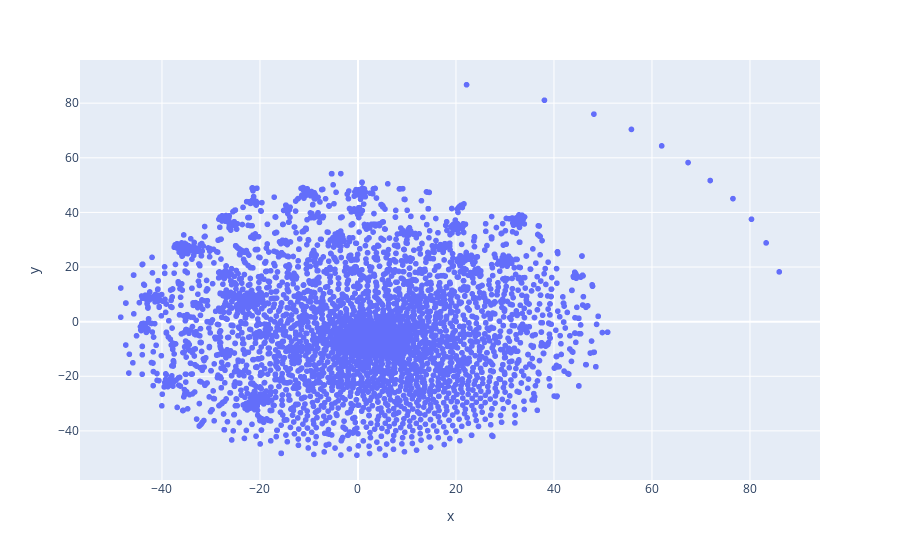

The notebook cell this image was saved under:
### Code cell
px.scatter(x=downprojected.T[0], y=downprojected.T[1])

### Figure 1 — Plotly figure (JSON) as saved in the notebook; plotly's stock layout.template omitted (floating-point values rounded to 4 significant figures; data arrays with more than 128 entries replaced by an {"elided": "..."} marker saying what was removed)
{"data": [{"hovertemplate": "x=%{x}<br>y=%{y}<extra></extra>", "legendgroup": "", "marker": {"color": "#636efa", "symbol": "circle"}, "mode": "markers", "name": "", "showlegend": false, "type": "scattergl", "x": {"elided": "5000 float values"}, "xaxis": "x", "y": {"elided": "5000 float values"}, "yaxis": "y"}], "layout": {"legend": {"tracegroupgap": 0}, "margin": {"t": 60}, "xaxis": {"anchor": "y", "domain": [0, 1], "title": {"text": "x"}}, "yaxis": {"anchor": "x", "domain": [0, 1], "title": {"text": "y"}}}}
